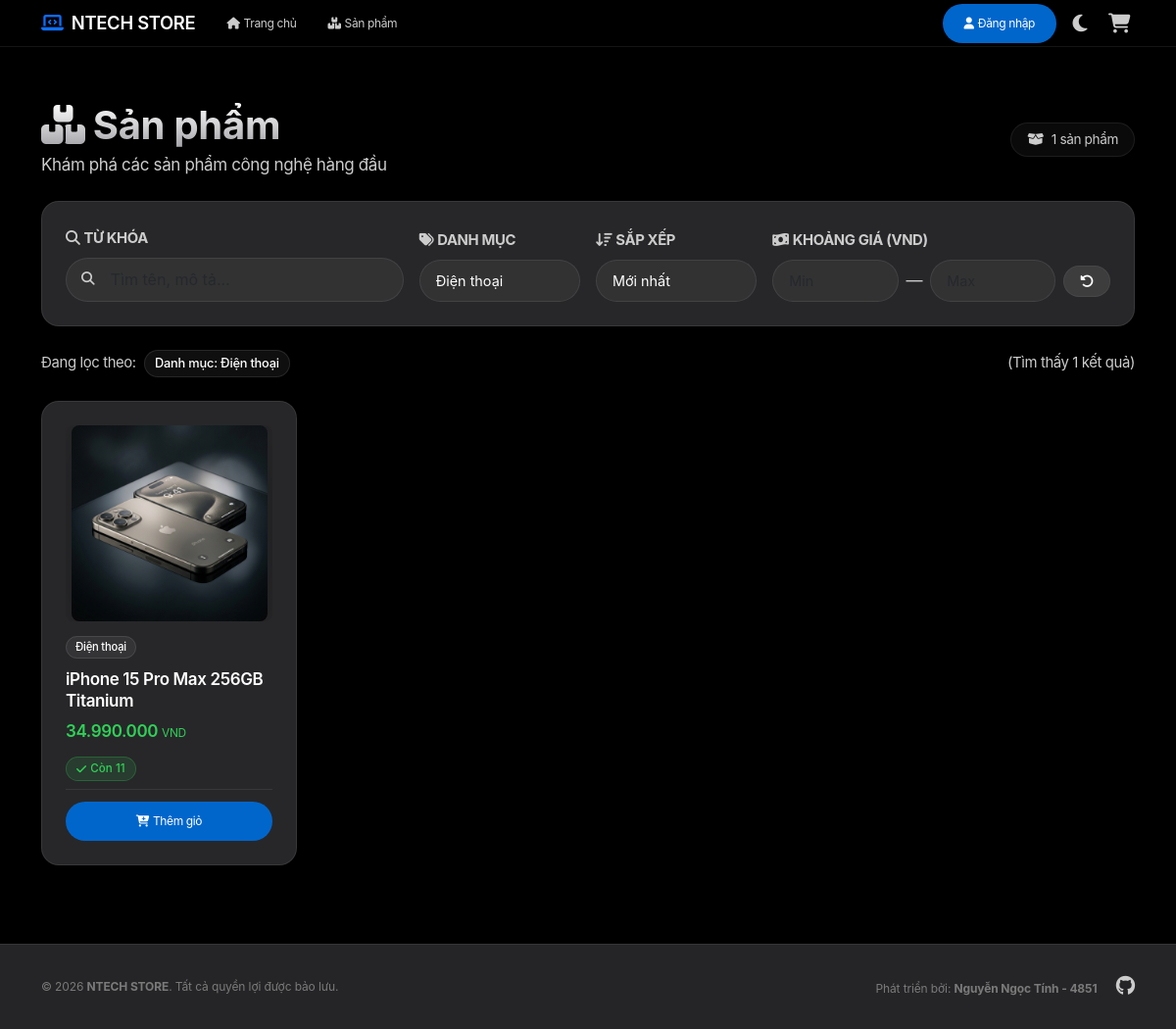
The page /Product?category_id=1 on the database as committed earlier.
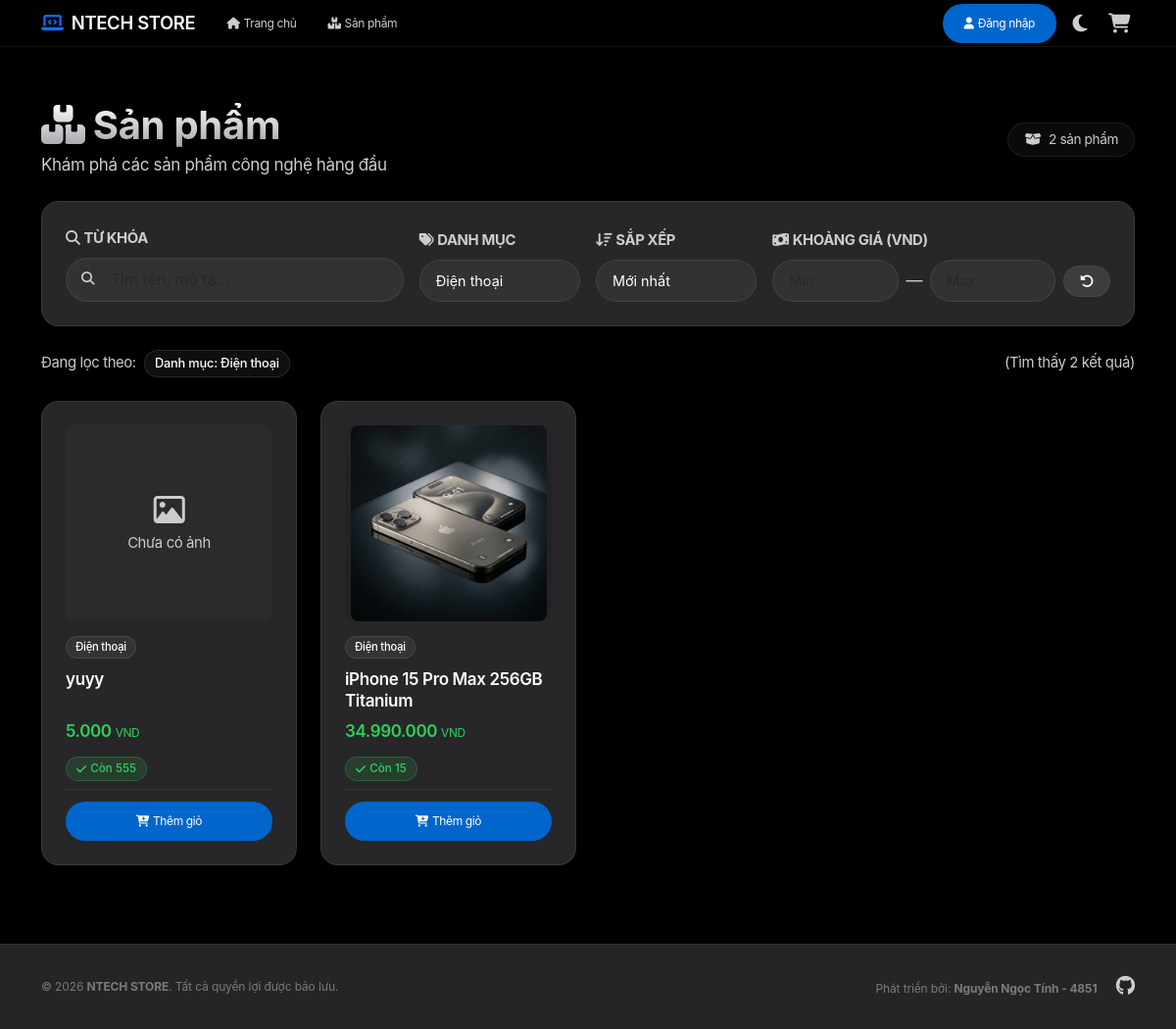
The same page on the database as committed later.
### tables this page shows
CREATE TABLE `category` (
  `id` int NOT NULL AUTO_INCREMENT,
  `name` varchar(100) NOT NULL,
  `description` text,
  PRIMARY KEY (`id`)
);

CREATE TABLE `product` (
  `id` int NOT NULL AUTO_INCREMENT,
  `name` varchar(100) NOT NULL,
  `slug` varchar(255) DEFAULT NULL,
  `description` text,
  `price` decimal(10,2) NOT NULL,
  `sale_price` decimal(10,2) DEFAULT NULL,
  `stock` int DEFAULT '0',
  `image` varchar(255) DEFAULT NULL,
  `category_id` int DEFAULT NULL,
  `is_featured` tinyint(1) DEFAULT '0',
  `brand` varchar(50) DEFAULT NULL,
  PRIMARY KEY (`id`),
  UNIQUE KEY `slug` (`slug`),
  KEY `category_id` (`category_id`),
  CONSTRAINT `product_ibfk_1` FOREIGN KEY (`category_id`) REFERENCES `category` (`id`) ON DELETE SET NULL
);

### app/controllers/ProductController.php (called while the page is built, shortened)
<?php
require_once('app/config/database.php');
require_once('app/models/ProductModel.php');
require_once('app/models/CategoryModel.php');
class ProductController
{
    private $productModel;
    private $categoryModel;
    public function __construct()
    {
        $this->db = (new Database())->getConnection();
        $this->productModel = new ProductModel($this->db);
        $this->categoryModel = new CategoryModel($this->db);
    }
    public function index()
    {
        $page = isset($_GET['page']) ? max(1, (int)$_GET['page']) : 1;
        $limit = 8;
        $filters = [
            'search' => isset($_GET['search']) ? trim($_GET['search']) : '',
            'category_id' => isset($_GET['category_id']) && $_GET['category_id'] !== '' ? (int)$_GET['category_id'] : null,
            'min_price' => isset($_GET['min_price']) && $_GET['min_price'] !== '' ? (float)$_GET['min_price'] : null,
            'max_price' => isset($_GET['max_price']) && $_GET['max_price'] !== '' ? (float)$_GET['max_price'] : null,
            'sort_by' => isset($_GET['sort_by']) ? trim($_GET['sort_by']) : 'newest'
        ];
        $products = $this->productModel->getProductsFiltered($filters, $page, $limit);
        $totalProducts = $this->productModel->getTotalProductsFiltered($filters);
        $categories = $this->categoryModel->getCategories();
        $keyword = $filters['search'];
        $selected_category_id = $filters['category_id'];
        $min_price = $filters['min_price'];
        $max_price = $filters['max_price'];
        include 'app/views/product/list.php';
    }
}
?>

### index.php (called while the page is built, shortened)
<?php
$url = $_GET['url'] ?? '';
$url = rtrim($url, '/');
$url = filter_var($url, FILTER_SANITIZE_URL);
$url = explode('/', $url);
$action = isset($url[1]) && $url[1] != '' ? $url[1] : 'index';
$controller = new $controllerName();
call_user_func_array([$controller, $action], array_slice($url, 2));
?>

### app/config/database.php (called while the page is built, shortened)
<?php
class Database {
    private $host = "localhost";
    private $db_name = "my_store";
    private $username = "root";
    private $password = "";
    public function getConnection() {
        $this->conn = null;
        try {
            $this->conn = new PDO("mysql:host=" . $this->host . ";dbname=" . $this->db_name, $this->username, $this->password);
            $this->conn->exec("SET NAMES utf8mb4");
            $this->conn->setAttribute(PDO::ATTR_ERRMODE, PDO::ERRMODE_EXCEPTION);
        } catch(PDOException $exception) {
            echo "Connection error: " . $exception->getMessage();
        }
        return $this->conn;
    }
}
?>

### app/models/CategoryModel.php (called while the page is built, shortened)
<?php
class CategoryModel
{
    private $conn;
    private $table_name = "category";
    public function __construct($db)
    {
        $this->conn = $db;
    }
    public function getCategories()
    {
        $query = "SELECT c.id, c.name, c.description, COUNT(p.id) AS product_count
                  FROM " . $this->table_name . " c
                  LEFT JOIN product p ON c.id = p.category_id
                  GROUP BY c.id, c.name, c.description
                  ORDER BY c.id ASC";
        $stmt = $this->conn->prepare($query);
        $stmt->execute();
        $result = $stmt->fetchAll(PDO::FETCH_OBJ);
        return $result;
    }
}
?>

### app/models/ProductModel.php (called while the page is built, shortened)
<?php
class ProductModel
{
    private $conn;
    private $table_name = "product";
    public function __construct($db)
    {
        $this->conn = $db;
    }
    public function getProductsFiltered($filters = [], $page = 1, $limit = 8)
    {
        $offset = ($page - 1) * $limit;
        $sql = "SELECT p.id, p.name, p.description, p.price, p.sale_price, p.stock, p.image, p.category_id, p.is_featured, p.brand, p.slug, c.name as category_name
                FROM " . $this->table_name . " p
                LEFT JOIN category c ON p.category_id = c.id
                WHERE 1=1";
        $params = [];
        if (!empty($filters['category_id'])) {
            $sql .= " AND p.category_id = :category_id";
            $params[':category_id'] = (int)$filters['category_id'];
        }
        $sort = $filters['sort_by'] ?? 'newest';
        switch ($sort) {
            case 'newest':
            default:
                $sql .= " ORDER BY p.id DESC";
                break;
        }
        $sql .= " LIMIT :limit OFFSET :offset";
        $stmt = $this->conn->prepare($sql);
        foreach ($params as $key => $val) {
            $stmt->bindValue($key, $val);
        }
        $stmt->bindValue(':limit', (int)$limit, PDO::PARAM_INT);
        $stmt->bindValue(':offset', (int)$offset, PDO::PARAM_INT);
        $stmt->execute();
        return $stmt->fetchAll(PDO::FETCH_OBJ);
    }
    public function getTotalProductsFiltered($filters = [])
    {
        $sql = "SELECT COUNT(*) as total
                FROM " . $this->table_name . " p
                LEFT JOIN category c ON p.category_id = c.id
                WHERE 1=1";
        $params = [];
        if (!empty($filters['category_id'])) {
            $sql .= " AND p.category_id = :category_id";
            $params[':category_id'] = (int)$filters['category_id'];
        }
        $stmt = $this->conn->prepare($sql);
        foreach ($params as $key => $val) {
            $stmt->bindValue($key, $val);
        }
        $stmt->execute();
        $row = $stmt->fetch(PDO::FETCH_OBJ);
        return $row->total;
    }
}
?>

### app/views/product/list.php (the view, shortened to what the rows shown need)
<?php include 'app/views/shares/header.php'; ?>
<div class="row mb-4 align-items-center">
    <div class="col-md-6">
        <h1 class="text-gradient fw-bold mb-1"><i class="fa-solid fa-boxes-stacked me-2 text-primary"></i>Sản phẩm</h1>
    </div>
</div>
<?php if (!empty($keyword) || !empty($selected_category_id) || !empty($min_price) || !empty($max_price)): ?>
    <div class="mb-4 d-flex align-items-center gap-2 flex-wrap">
        <span class="text-muted small">Đang lọc theo:</span>
        <?php if (!empty($selected_category_id)): ?>
            <?php
            $selected_cat_name = 'Danh mục';
            foreach ($categories as $cat) {
                if ($cat->id == $selected_category_id) {
                    $selected_cat_name = $cat->name;
                    break;
                }
            }
            ?>
            <span class="badge-premium" style="font-size: 0.8rem;">Danh mục: <?php echo htmlspecialchars($selected_cat_name, ENT_QUOTES, 'UTF-8'); ?></span>
        <?php endif; ?>
        <span class="text-muted ms-md-auto small">(Tìm thấy <?php echo $totalProducts; ?> kết quả)</span>
    </div>
<?php endif; ?>
<?php if (empty($products)): ?>
    <div class="glass-card empty-state">
        <i class="fa-solid fa-magnifying-glass d-block"></i>
        <h3 class="text-gradient fw-bold mb-2">Không tìm thấy sản phẩm</h3>
        <p class="text-muted mb-3">Thử tìm kiếm với từ khóa khác hoặc quay lại trang chủ.</p>
        <a href="<?php echo BASE_URL; ?>/Product" class="btn btn-premium">
            <i class="fa-solid fa-arrow-left me-2"></i>Xem tất cả sản phẩm
        </a>
    </div>
<?php else: ?>
    <div class="row g-4">
        <?php foreach ($products as $product): ?>
            <div class="col-6 col-md-4 col-lg-3">
                <div class="product-card">
                    <a href="<?php echo BASE_URL; ?>/Product/show/<?php echo $product->id; ?>" class="text-decoration-none">
                        <div class="product-card-img-wrapper">
                            <?php if (!empty($product->image) && file_exists($product->image)): ?>
                                <img src="<?php echo BASE_URL . '/' . $product->image; ?>" alt="<?php echo htmlspecialchars($product->name); ?>" class="product-card-img">
                            <?php else: ?>
                                <div class="no-image-placeholder">
                                    <i class="fa-regular fa-image fs-2 mb-2"></i>
                                    <small>Chưa có ảnh</small>
                                </div>
                            <?php endif; ?>
                        </div>
                    </a>
                    <div class="product-card-body">
                        <div class="product-card-category">
                            <span class="badge-premium" style="font-size: 0.7rem;"><?php echo htmlspecialchars($product->category_name ?? 'Chưa phân loại', ENT_QUOTES, 'UTF-8'); ?></span>
                        </div>
                        <h5 class="product-card-title">
                            <a href="<?php echo BASE_URL; ?>/Product/show/<?php echo $product->id; ?>"><?php echo htmlspecialchars($product->name, ENT_QUOTES, 'UTF-8'); ?></a>
                        </h5>
                        <div class="product-card-price">
                            <?php echo number_format($product->price, 0, ',', '.'); ?> <small style="font-size: 0.7em; font-weight: 400;">VND</small>
                        </div>
                        <div class="mb-2">
                            <?php
                            $stock = (int)($product->stock ?? 0);
                            if ($stock <= 0) {
                                $stockClass = 'danger';
                                $stockLabel = 'Hết hàng';
                                $stockIcon = 'fa-ban';
                            } elseif ($stock <= 5) {
                                $stockClass = 'warning';
                                $stockLabel = 'Sắp hết (' . $stock . ')';
                                $stockIcon = 'fa-triangle-exclamation';
                            } else {
                                $stockClass = 'success';
                                $stockLabel = 'Còn ' . $stock;
                                $stockIcon = 'fa-check';
                            }
                            ?>
                            <span class="stock-badge stock-<?php echo $stockClass; ?>">
                                <i class="fa-solid <?php echo $stockIcon; ?> me-1"></i><?php echo $stockLabel; ?>
                            </span>
                        </div>
                        <div class="product-card-actions">
                            <a href="<?php echo BASE_URL; ?>/Product/addToCart/<?php echo $product->id; ?>" class="btn btn-premium btn-sm flex-grow-1" style="font-size: 0.75rem;">
                                <i class="fa-solid fa-cart-plus me-1"></i>Thêm giỏ
                            </a>
                        </div>
                    </div>
                </div>
            </div>
        <?php endforeach; ?>
    </div>
<?php endif; ?>
<?php include 'app/views/shares/footer.php'; ?>

Rows that differ between the two databases and show on the page:
added product: shows "Chưa có ảnh", category.name "Điện thoại", name "yuyy", price "5.000", stock "Còn 555"
changed product "iPhone 15 Pro Max 256GB Titanium": stock "Còn 11" → "Còn 15"
Other text that changed with them:
$totalProducts: "1" → "2"
